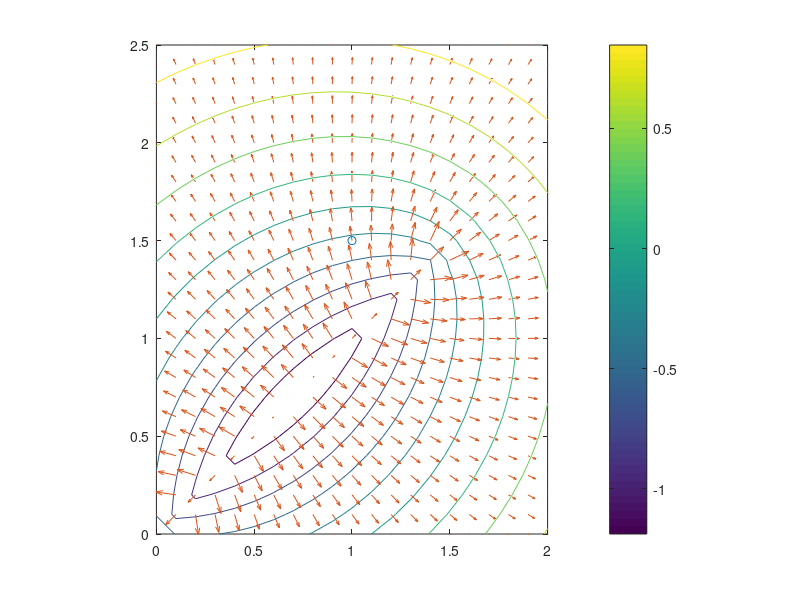

Recreate this plot in MATLAB. (Note: this script raises an error after producing the figure.)
% setup publisher / ros
% pub = rospublisher('/raw_vel');
% message = rosmessage(pub); 

% goodpoints = [[0.23,0.23],[0.23,0.23];[0.23,0.23],[0.23,0.23]];
A = [0,0];
B = [1,1];
goodpoints = [A,B];

numlines = size(goodpoints, 1);

% choose initial point
r = [1;1.5];

% generate the surface with lines and such
plot(r(1), r(2),'o')
hold on

[px,py]=meshgrid(0:0.1:2,0:0.1:2.5);
[xlim,ylim] = size(px);
V = zeros(xlim, ylim);

for i=1:xlim
    for j=1:ylim
        for h=1:numlines
            theLine = goodpoints(h,:);
            vec = [theLine(1),theLine(2)] - [theLine(3),theLine(4)];
            startx = theLine(1);
            starty = theLine(2);
            slope = vec(1) / vec(2);
            line = @(x0,m,xi,yi) log(sqrt((px(i,j)-x0-xi).^2 + ((py(i,j)-(m.*x0)-yi).^2)));
            lined = @(x0)line(x0, slope,startx,starty);
            V(i,j) = V(i,j) + integral(lined,0,norm(vec));
        end
    end
end

% visualize contour and gradient plot of surface in advance
% (entirely for pretty plots)
contour3(px,py,V)
[Ex,Ey] = gradient(V);
hold on
axis equal
colorbar
quiver(px,py,Ex,Ey)

% find the gradient at initial pt
xp = round(r(1),2);
yp = round(r(2),2);
[gx, gy] = gradGenerator(xp,yp);
grad = 30.*[-gx;-gy];

lambda = .25; % feet
delta = .99; % current delta
tolerance = .63; % gradient norm tolerance
orientation = [0;1]; %initial orientation

% calculate desired angle
angle = acos(dot(orientation, grad)./norm(grad));
orientation = grad./norm(grad);

% rotate to the correct initial angle
time = 2*angle/(pi / 2);
% message.Data = [-.1,.1];  
% send(pub, message);
% pause(time);
% message.Data = [0,0];
% send(pub,message);

% initialize a counter and log current gradient length
norm(grad)
count = 1;

while norm(grad) > tolerance
    if count < 10
        % perform linear distance movement
        time = (lambda/3.281)/0.1;
%         message.Data = [.1,.1];
%         send(pub, message);
%         pause(time);
%         message.Data = [0,0];
%         send(pub,message);
        
        % update gradient, linear, and angle calculations
        r = r + lambda*grad./norm(grad);
        lambda = lambda*delta;
        xp = round(r(1),2);
        yp = round(r(2),2);
        [gx, gy] = gradGenerator(xp,yp);
        grad = 30.*[-gx;-gy];
        norm(grad)
        angle = acos(dot(orientation, grad)./norm(grad));
        orientation = grad./norm(grad);
        
        % perform angular movement
        time = 2*angle/1.5748;
%         message.Data = [-.1,.1];
%         send(pub, message);
%         pause(time);
%         message.Data = [0,0];
%         send(pub,message);

        plot(r(1), r(2),'o')
        count = count+1;
    else
        break
    end
end

% stop moving, we're done!
% message.Data = [0,0];
% send(pub,message);